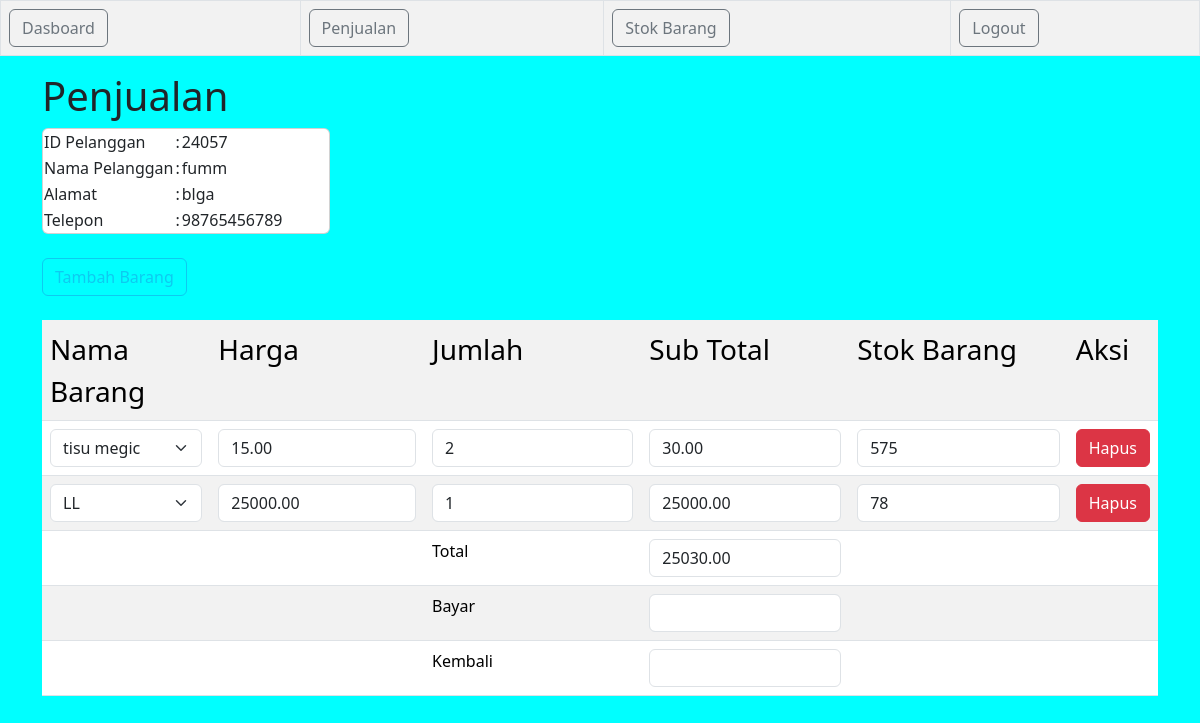
/petugas/v_detail_penjualan.php?id_pelanggan=24057 (signed in), run on the app's committed database.
### tables this page shows
CREATE TABLE `tb_penjualan` (
  `id_penjualan` int(11) NOT NULL,
  `tgl_penjualan` date NOT NULL,
  `total` decimal(10,2) NOT NULL,
  `id_pelanggan` int(11) NOT NULL,
  `id_login` int(11) NOT NULL
);

CREATE TABLE `tb_pelanggan` (
  `id_pelanggan` int(11) NOT NULL,
  `nama_pelanggan` varchar(50) NOT NULL,
  `alamat_pelanggan` text NOT NULL,
  `telepon_pelanggan` varchar(20) NOT NULL
);

CREATE TABLE `tb_detail_penjualan` (
  `id_detail_penjualan` int(11) NOT NULL,
  `id_penjualan` int(11) NOT NULL,
  `id_barang` int(11) NOT NULL,
  `jumlah_barang` int(11) NOT NULL,
  `sub_total` decimal(10,2) NOT NULL
);

CREATE TABLE `tb_barang` (
  `id_barang` int(11) NOT NULL,
  `nama_barang` varchar(225) NOT NULL,
  `stok_barang` int(11) NOT NULL,
  `harga_barang` decimal(10,2) NOT NULL
);

### petugas/v_detail_penjualan.php (the view, shortened to what this page needs)
<!DOCTYPE html>
<html lang="en">
<head>
  <link rel="stylesheet" href="	https://cdn.jsdelivr.net/npm/bootstrap@5.3.2/dist/css/bootstrap.min.css">
</head>
<body style="background-color: aqua;">
  <?php include "navbar.php" ?>
  <div class="container">
  <h1>Penjualan</h1>
  <?php
  include "../config.php";
  $id_pelanggan = $_GET['id_pelanggan'];
  $sql = mysqli_query($koneksi, "SELECT * FROM tb_pelanggan INNER JOIN tb_penjualan ON tb_pelanggan.id_pelanggan = tb_penjualan.id_pelanggan");
  foreach ($sql as $pelanggan) {
    if ($pelanggan['id_pelanggan'] == $id_pelanggan) {
  ?>
      <table class="card" style="width: 18rem;">
        <tr>
          <td>ID Pelanggan</td>
          <td>:</td>
          <td><?= $pelanggan['id_pelanggan'] ?></td>
        </tr>
        <tr>
          <td>Nama Pelanggan</td>
          <td>:</td>
          <td><?= $pelanggan['nama_pelanggan'] ?></td>
        </tr>
        <tr>
          <td>Alamat</td>
          <td>:</td>
          <td><?= $pelanggan['alamat_pelanggan'] ?></td>
        </tr>
        <tr>
          <td>Telepon</td>
          <td>:</td>
          <td><?= $pelanggan['telepon_pelanggan'] ?></td>
        </tr>
      </table>
      <br>
      <form action="m_beli_barang.php" method="post">
        <input type="submit" value="Tambah Barang" class="btn btn-outline-info">
      </form>
      <br>
      <table class="table table-striped">
        <tr>
          <td class="fs-3">Nama Barang</td>
          <td class="fs-3">Harga</td>
          <td class="fs-3">Jumlah</td>
          <td class="fs-3">Sub Total</td>
          <td class="fs-3">Stok Barang</td>
          <td colspan="2" class="fs-3">Aksi</td>
        </tr>
        <?php
        $data = mysqli_query($koneksi, "SELECT * FROM tb_detail_penjualan");
        $dataBarang = mysqli_query($koneksi, "SELECT * FROM tb_barang");
        foreach ($data as $detail) {
          if ($detail['id_penjualan'] == $pelanggan['id_penjualan']) {
            foreach ($dataBarang as $barang) {
              if ($barang['id_barang'] == $detail['id_barang']) {
                $harga_barang =  $barang['harga_barang'];
                $stok_barang = $barang['stok_barang'];
              }
            }
        ?>
            <tr>
              <td>
                <form action="m_update_barang_detail.php" method="post">
                  <select  class="form-select" aria-label="Default select example" name="id_barang" id="" onchange="this.form.submit()">
                    <?php
                    foreach ($dataBarang as $barang) {
                    ?> <option value="<?= $barang['id_barang'] ?>" <?php if ($barang['id_barang'] == $detail['id_barang']) echo "selected"; ?>><?= $barang['nama_barang'] ?></option>
                    <?php } ?>
                  </select>
                </form>
              </td>
              <form action="m_hitung_sub_total.php" method="post">
                <td>
                  <input type="text" name="harga_barang" id="" value="<?= $harga_barang ?>" readonly class="form-control">
                </td>
                <td><input type="number" name="jumlah_barang" value="<?= $detail['jumlah_barang'] ?>" tabindex="1" onchange="this.form.submit()" class="form-control"></td>
                <td>
                  <input type="text" name="sub_total" id="" value="<?= $detail['sub_total'] ?>" readonly class="form-control">
                </td>
                <td>
                  <input type="text" name="stok_barang" value="<?= $stok_barang ?>" readonly class="form-control">
                </td>
              </form>
              <td>
                <form action="m_hapus_detail_barang.php" method="post">
                  <input type="submit" value="Hapus"class="btn btn-danger">
                </form>
              </td>
            </tr>
        <?php   }
        }
        ?>
        <form action="m_hitung_total.php" method="post">
          <tr>
            <?php
            $hitung = mysqli_query($koneksi, "SELECT SUM(sub_total) AS Total FROM tb_detail_penjualan WHERE id_penjualan='$pelanggan[id_penjualan]'");
            $total = mysqli_fetch_assoc($hitung);
            ?>
            <td colspan="2"></td>
            <td>Total</td>
            <td><input type="text" name="total" id="" value="<?= $total['Total'] ?>" readonly class="form-control"></td>
            <td colspan="2"></td>
          </tr>
          <tr>
            <td colspan="2"></td>
            <td>Bayar</td>
            <td><input type="number" name="bayar" id="bayar" onchange="this.form.submit()" tabindex="1" class="form-control"></td>
            <td colspan="2"></td>
          </tr>
          <tr>
            <td colspan="2"></td>
            <td>Kembali</td>
            <td><input type="number" name="kembali" id="" value="<?php if (isset($_GET['kembali'])) {
                                                                    echo    $kembali = $_GET['kembali'];
                                                                  } ?>" readonly class="form-control"></td>
            <td colspan="2"></td>
          </tr>
        </form>
      </table>
  <?php }
  } ?>
  </div>
</body>
</html>

### petugas/navbar.php (shortened to what this page needs)
<!DOCTYPE html>
<html lang="en">
<head>
  <link rel="stylesheet" href="	https://cdn.jsdelivr.net/npm/bootstrap@5.3.2/dist/css/bootstrap.min.css">
</head>
<body style="background-color: aqua;">
  <table class="table table-striped table-bordered">
    <tr>
      <td><a href="index.php" class="btn btn-outline-secondary" >Dasboard</a></td>
      <td><a href="v_penjualan.php"class="btn btn-outline-secondary" >Penjualan</a></td>
      <td><a href="v_stok_barang.php"class="btn btn-outline-secondary" >Stok Barang</a></td>
      <td><a href="logout.php"class="btn btn-outline-secondary" >Logout</a></td>
    </tr>
  </table>
</body>
</html>

### data on the page
tb_penjualan: id_pelanggan "24057", id_pelanggan.nama_pelanggan "fumm", id_pelanggan.alamat_pelanggan "blga", id_pelanggan.telepon_pelanggan "98765456789", total "25030.00"
tb_detail_penjualan: id_barang "tisu megic", harga_barang "15.00", jumlah_barang "2", sub_total "30.00", stok_barang "575"
tb_detail_penjualan: id_barang "LL", harga_barang "25000.00", jumlah_barang "1", sub_total "25000.00", stok_barang "78"
